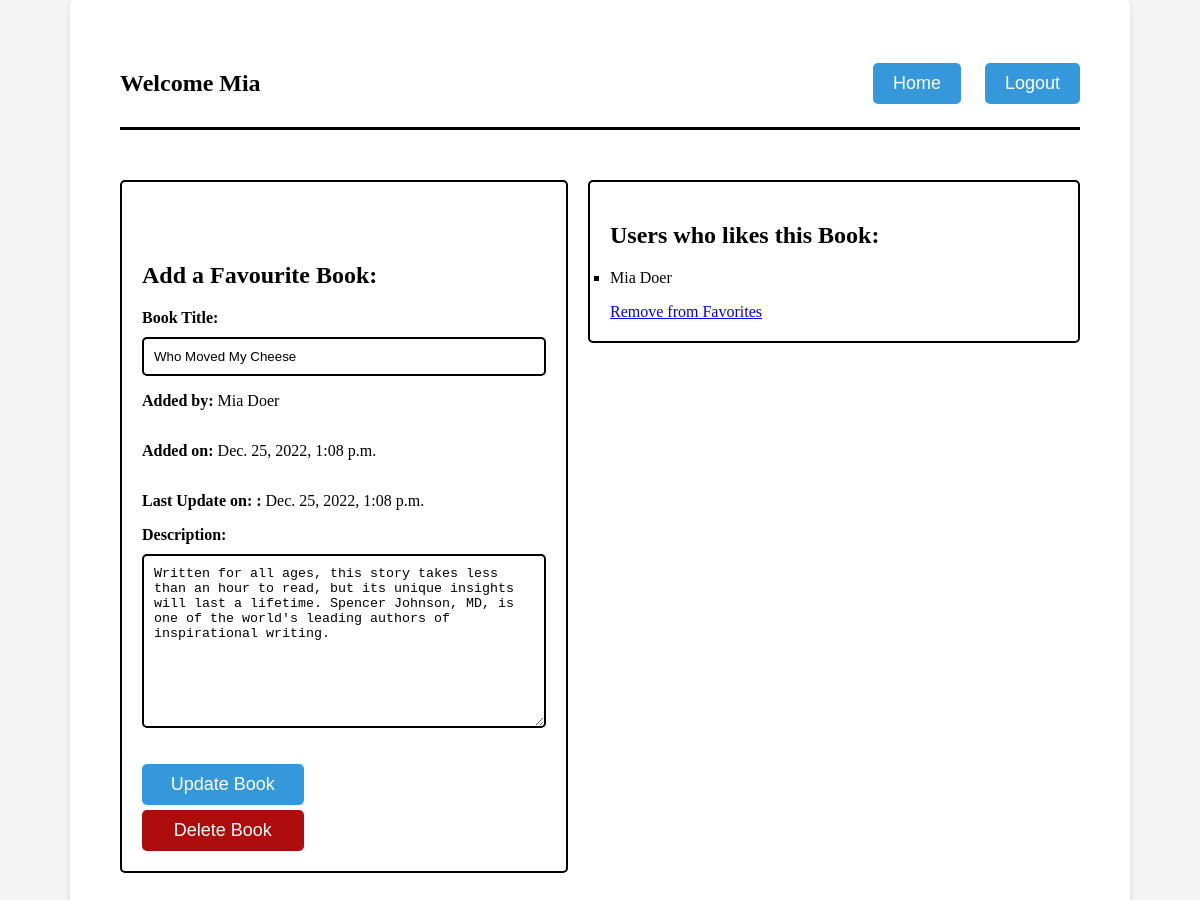
/books/7 (signed in), run on the app's committed database.
### favbooks_app/models.py (models this page shows)
class User(models.Model):
    first_name = models.CharField(max_length=255)
    last_name = models.CharField(max_length=255)
    email = models.CharField(max_length=255)
    password = models.BinaryField(max_length=255)
    pw_confirm = models.CharField(max_length=255)
    created_at = models.DateTimeField(auto_now_add=True)
    updated_at = models.DateTimeField(auto_now=True)
    objects = UserManager()

class Book(models.Model):
    title = models.CharField(max_length=255)
    description = models.TextField()
    uploaded_by = models.ForeignKey(User, related_name="books_uploaded", on_delete=models.CASCADE)
    users_who_like = models.ManyToManyField(User, related_name="liked_books")
    created_at = models.DateTimeField(auto_now_add = True)
    updated_at = models.DateTimeField(auto_now = True)
    objects = BookManager()

### favbooks_app/views.py (the view, shortened to what this page needs)
# urls.py: path("books/<int:id>", views.view_book),
def view_book(request, id):
    book = models.get_book(id=id)
    user_id = book.uploaded_by.id
    if user_id == request.session['id']:
        context = {
        "book": book,
        "user": models.get_user(request, id=id),
        "all_book": models.get_all_books(),
        }
        return render(request, 'edit_book.html', context)

### favbooks_app/models.py (called while the page is built)
def get_book(id):
    return Book.objects.get(id=id)

def get_user(request, id):
    return User.objects.get(id=request.session['id'])

def get_all_books():
    return Book.objects.all()

### favbooks_app/templates/edit_book.html (shortened to what this page needs)
    <!DOCTYPE html>
    <html lang="en">
    <head>
    </head>
    <body>
        <div class="container">
            <div class="header">
                <div>
                    <h2 class="inline">Welcome {{ user.first_name }}</h>
                </div>
                <div>
                    <a href="/home"><button type="button">Home</button></a>
                    <a href="/logout"><button type="button">Logout</button></a>
                </div>
            </div>
            <div class="main">
                <div class="edit_book">
                    <div class="form_box">
                        <div class="error_messages">
                        </div>
                        <h2>Add a Favourite Book: </h2>
                        <form action="/edit_book/{{book.id}}" method="post">
                            <label for="title">Book Title:</label>
                            <input type="text" name="title" value="{{book.title}}">
                            <p><b>Added by: </b> {{book.uploaded_by.first_name}} {{book.uploaded_by.last_name}}</p>
                            <p><b>Added on: </b> {{book.created_at}}</p>
                            <p><b>Last Update on: : </b> {{book.updated_at}}</p>
                            <label for="description">Description:</label>
                            <textarea name="description" id="description" cols="30" rows="10">{{book.description}}</textarea><br><br>
                            <button type="submit">Update Book</button>
                        </form>
                        <form action="/delete_book/{{book.id}}" method="post">
                            <button type="submit" id="btn-delete">Delete Book</button>
                        </form>
                        </div>
                </div>
                <div class="books">
                    <h2>Users who likes this Book: </h2>
                    <ul>
                        {% for user in book.users_who_like.all %}
                            <li> {{ user.first_name }} {{ user.last_name }} </li>
                        {% endfor %}
                    </ul>
                            <div>
                            {% if user in book.users_who_like.all %}
                                <a href="/remove_from_favorites/{{book.id}}">Remove from Favorites</a>
                            {% else %}
                                <a href="/add_to_favorites/{{book.id}}">Add to Favorites</a>
                            {% endif %}
                            </div>
                </div>
            </div>
            </div>
    </body>
    </html>

### favbooks_app/templates/edit_book.html (style rules this page uses)
body { font-family: 'Times New Roman', Times, serif; background-color: #f5f5f5; margin: 0; padding: 0; }
.main { display: flex; justify-content: space-between; align-items: flex-start ; width: 100%; margin-top: 50px; }
.container { max-width: 80%; margin: 0 auto; background-color: white; padding: 50px; border-radius: 5px; box-shadow: 0 4px 8px rgba(0, 0, 0, 0.1); }
.header { display: flex; align-items: center; justify-content: space-between; margin-bottom: 20px; padding-bottom: 10px; border-bottom: 3px solid black; }
button[type="button"] { background-color: #3498db; color: white; border: none; border-radius: 5px; padding: 10px 20px; margin-left: 20px; font-size: 18px; }
.main { display: flex; flex-direction: row; }
.edit_book { flex: 1; margin-right: 20px; }
.form_box { border: 2px solid black; padding: 20px; border-radius: 5px; }
h2 { margin-bottom: 20px; }
form { display: flex; flex-direction: column; }
label { font-weight: bold; margin-bottom: 10px; }
input[type="text"], textarea { border: 2px solid black; border-radius: 5px; padding: 10px; }
#btn-delete { background-color: rgb(173, 12, 12); margin-top: 5px }
button[type="submit"] { background-color: #3498db; color: white; border: none; border-radius: 5px; padding: 10px; cursor: pointer; font-size: 18px; width: 40%; }
.books { flex: 1; border: 2px solid black; padding: 20px; border-radius: 5px; }
ul { list-style: square; padding: 0; }
li { margin-bottom: 10px; }
.error_messages { width: 90%; width: 90%; background-color: white; padding: 20px; border-radius: 5px; font-size: 12px; }

### data on the page
User: first_name "Mia", last_name "Doer"
Book: title "Who Moved My Cheese", uploaded_by.first_name "Mia", uploaded_by.last_name "Doer", created_at "Dec. 25, 2022, 1:08 p.m.", updated_at "Dec. 25, 2022, 1:08 p.m.", description "Written for all ages, this story takes less than an hour to read, but its unique insights will last a lifetime. Spencer Johnson, MD, is one of the world's leading authors of inspirational writing."
